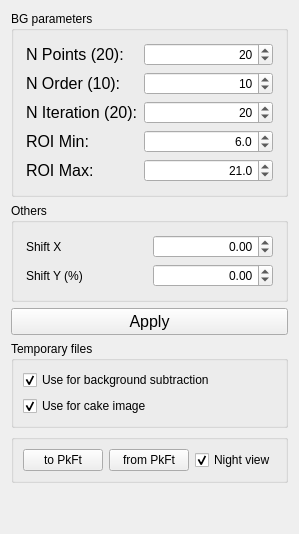
      <widget class="QWidget" name="tabDiffPattern">
       <attribute name="title">
        <string>Processing</string>
       </attribute>
       <layout class="QVBoxLayout" name="verticalLayout_10">
        <item>
         <widget class="QGroupBox" name="groupBox_5">
          <property name="sizePolicy">
           <sizepolicy hsizetype="Expanding" vsizetype="Fixed">
            <horstretch>0</horstretch>
            <verstretch>0</verstretch>
           </sizepolicy>
          </property>
          <property name="title">
           <string>BG parameters</string>
          </property>
          <property name="flat">
           <bool>true</bool>
          </property>
          <layout class="QGridLayout" name="gridLayout_5">
           <property name="leftMargin">
            <number>12</number>
           </property>
           <property name="topMargin">
            <number>12</number>
           </property>
           <property name="rightMargin">
            <number>12</number>
           </property>
           <property name="bottomMargin">
            <number>12</number>
           </property>
           <item row="3" column="1">
            <widget class="QDoubleSpinBox" name="doubleSpinBox_Background_ROI_min">
             <property name="sizePolicy">
              <sizepolicy hsizetype="Minimum" vsizetype="Fixed">
               <horstretch>0</horstretch>
               <verstretch>0</verstretch>
              </sizepolicy>
             </property>
             <property name="focusPolicy">
              <enum>Qt::StrongFocus</enum>
             </property>
             <property name="alignment">
              <set>Qt::AlignRight|Qt::AlignTrailing|Qt::AlignVCenter</set>
             </property>
             <property name="decimals">
              <number>1</number>
             </property>
             <property name="maximum">
              <double>10000.000000000000000</double>
             </property>
             <property name="singleStep">
              <double>0.100000000000000</double>
             </property>
             <property name="value">
              <double>6.000000000000000</double>
             </property>
            </widget>
           </item>
           <item row="3" column="0">
            <widget class="QLabel" name="label_2">
             <property name="sizePolicy">
              <sizepolicy hsizetype="Fixed" vsizetype="Preferred">
               <horstretch>0</horstretch>
               <verstretch>0</verstretch>
              </sizepolicy>
             </property>
             <property name="minimumSize">
              <size>
               <width>10</width>
               <height>0</height>
              </size>
             </property>
             <property name="font">
              <font>
               <family>Helvetica</family>
               <pointsize>12</pointsize>
               <weight>50</weight>
               <italic>false</italic>
               <bold>false</bold>
              </font>
             </property>
             <property name="text">
              <string>ROI Min:</string>
             </property>
            </widget>
           </item>
           <item row="1" column="0">
            <widget class="QLabel" name="label_6">
             <property name="sizePolicy">
              <sizepolicy hsizetype="Fixed" vsizetype="Preferred">
               <horstretch>0</horstretch>
               <verstretch>0</verstretch>
              </sizepolicy>
             </property>
             <property name="font">
              <font>
               <family>Helvetica</family>
               <pointsize>12</pointsize>
               <weight>50</weight>
               <italic>false</italic>
               <bold>false</bold>
              </font>
             </property>
             <property name="text">
              <string>N Order (10):</string>
             </property>
             <property name="buddy">
              <cstring>spinBox_BGParam2</cstring>
             </property>
            </widget>
           </item>
           <item row="0" column="1">
            <widget class="QSpinBox" name="spinBox_BGParam0">
             <property name="sizePolicy">
              <sizepolicy hsizetype="Preferred" vsizetype="Fixed">
               <horstretch>0</horstretch>
               <verstretch>0</verstretch>
              </sizepolicy>
             </property>
             <property name="minimumSize">
              <size>
               <width>70</width>
               <height>0</height>
              </size>
             </property>
             <property name="focusPolicy">
              <enum>Qt::StrongFocus</enum>
             </property>
             <property name="alignment">
              <set>Qt::AlignRight|Qt::AlignTrailing|Qt::AlignVCenter</set>
             </property>
             <property name="value">
              <number>20</number>
             </property>
            </widget>
           </item>
           <item row="2" column="1">
            <widget class="QSpinBox" name="spinBox_BGParam2">
             <property name="sizePolicy">
              <sizepolicy hsizetype="Preferred" vsizetype="Fixed">
               <horstretch>0</horstretch>
               <verstretch>0</verstretch>
              </sizepolicy>
             </property>
             <property name="minimumSize">
              <size>
               <width>70</width>
               <height>0</height>
              </size>
             </property>
             <property name="focusPolicy">
              <enum>Qt::StrongFocus</enum>
             </property>
             <property name="alignment">
              <set>Qt::AlignRight|Qt::AlignTrailing|Qt::AlignVCenter</set>
             </property>
             <property name="value">
              <number>20</number>
             </property>
            </widget>
           </item>
           <item row="2" column="0">
            <widget class="QLabel" name="label_5">
             <property name="sizePolicy">
              <sizepolicy hsizetype="Fixed" vsizetype="Preferred">
               <horstretch>0</horstretch>
               <verstretch>0</verstretch>
              </sizepolicy>
             </property>
             <property name="font">
              <font>
               <family>Helvetica</family>
               <pointsize>12</pointsize>
               <weight>50</weight>
               <italic>false</italic>
               <bold>false</bold>
              </font>
             </property>
             <property name="text">
              <string>N Iteration (20):</string>
             </property>
             <property name="buddy">
              <cstring>spinBox_BGParam1</cstring>
             </property>
            </widget>
           </item>
           <item row="1" column="1">
            <widget class="QSpinBox" name="spinBox_BGParam1">
             <property name="sizePolicy">
              <sizepolicy hsizetype="Preferred" vsizetype="Fixed">
               <horstretch>0</horstretch>
               <verstretch>0</verstretch>
              </sizepolicy>
             </property>
             <property name="minimumSize">
              <size>
               <width>70</width>
               <height>0</height>
              </size>
             </property>
             <property name="focusPolicy">
              <enum>Qt::StrongFocus</enum>
             </property>
             <property name="alignment">
              <set>Qt::AlignRight|Qt::AlignTrailing|Qt::AlignVCenter</set>
             </property>
             <property name="value">
              <number>10</number>
             </property>
            </widget>
           </item>
           <item row="0" column="0">
            <widget class="QLabel" name="label_4">
             <property name="sizePolicy">
              <sizepolicy hsizetype="Fixed" vsizetype="Preferred">
               <horstretch>0</horstretch>
               <verstretch>0</verstretch>
              </sizepolicy>
             </property>
             <property name="font">
              <font>
               <family>Helvetica</family>
               <pointsize>12</pointsize>
               <weight>50</weight>
               <italic>false</italic>
               <bold>false</bold>
              </font>
             </property>
             <property name="text">
              <string>N Points (20):</string>
             </property>
             <property name="buddy">
              <cstring>spinBox_BGParam0</cstring>
             </property>
            </widget>
           </item>
           <item row="4" column="0">
            <widget class="QLabel" name="label">
             <property name="font">
              <font>
               <family>Helvetica</family>
               <pointsize>12</pointsize>
               <weight>50</weight>
               <italic>false</italic>
               <bold>false</bold>
              </font>
             </property>
             <property name="text">
              <string>ROI Max:</string>
             </property>
            </widget>
           </item>
           <item row="4" column="1">
            <widget class="QDoubleSpinBox" name="doubleSpinBox_Background_ROI_max">
             <property name="sizePolicy">
              <sizepolicy hsizetype="Minimum" vsizetype="Fixed">
               <horstretch>0</horstretch>
               <verstretch>0</verstretch>
              </sizepolicy>
             </property>
             <property name="focusPolicy">
              <enum>Qt::StrongFocus</enum>
             </property>
             <property name="alignment">
              <set>Qt::AlignRight|Qt::AlignTrailing|Qt::AlignVCenter</set>
             </property>
             <property name="decimals">
              <number>1</number>
             </property>
             <property name="maximum">
              <double>10000.000000000000000</double>
             </property>
             <property name="singleStep">
              <double>0.100000000000000</double>
             </property>
             <property name="value">
              <double>21.000000000000000</double>
             </property>
            </widget>
           </item>
          </layout>
         </widget>
        </item>
        <item>
         <widget class="QGroupBox" name="groupBox_13">
          <property name="sizePolicy">
           <sizepolicy hsizetype="Preferred" vsizetype="Fixed">
            <horstretch>0</horstretch>
            <verstretch>0</verstretch>
           </sizepolicy>
          </property>
          <property name="title">
           <string>Others</string>
          </property>
          <property name="flat">
           <bool>true</bool>
          </property>
          <layout class="QGridLayout" name="gridLayout_8">
           <property name="leftMargin">
            <number>12</number>
           </property>
           <property name="topMargin">
            <number>12</number>
           </property>
           <property name="rightMargin">
            <number>12</number>
           </property>
           <property name="bottomMargin">
            <number>12</number>
           </property>
           <item row="0" column="0">
            <widget class="QLabel" name="label_3">
             <property name="text">
              <string>Shift X</string>
             </property>
            </widget>
           </item>
           <item row="1" column="0">
            <widget class="QLabel" name="label_7">
             <property name="text">
              <string>Shift Y (%)</string>
             </property>
            </widget>
           </item>
           <item row="0" column="1">
            <widget class="QDoubleSpinBox" name="doubleSpinBox_ShiftX">
             <property name="focusPolicy">
              <enum>Qt::StrongFocus</enum>
             </property>
             <property name="alignment">
              <set>Qt::AlignRight|Qt::AlignTrailing|Qt::AlignVCenter</set>
             </property>
             <property name="minimum">
              <double>-99.989999999999995</double>
             </property>
            </widget>
           </item>
           <item row="1" column="1">
            <widget class="QDoubleSpinBox" name="doubleSpinBox_ShiftY">
             <property name="focusPolicy">
              <enum>Qt::StrongFocus</enum>
             </property>
             <property name="alignment">
              <set>Qt::AlignRight|Qt::AlignTrailing|Qt::AlignVCenter</set>
             </property>
             <property name="minimum">
              <double>-99.989999999999995</double>
             </property>
             <property name="maximum">
              <double>99.989999999999995</double>
             </property>
            </widget>
           </item>
          </layout>
         </widget>
        </item>
        <item>
         <widget class="QPushButton" name="pushButton_UpdatePlots_tab2">
          <property name="sizePolicy">
           <sizepolicy hsizetype="Preferred" vsizetype="Fixed">
            <horstretch>0</horstretch>
            <verstretch>0</verstretch>
           </sizepolicy>
          </property>
          <property name="font">
           <font>
            <family>Helvetica</family>
            <pointsize>12</pointsize>
            <weight>50</weight>
            <italic>false</italic>
            <bold>false</bold>
           </font>
          </property>
          <property name="text">
           <string>Apply</string>
          </property>
         </widget>
        </item>
        <item>
         <widget class="QGroupBox" name="groupBox_10">
          <property name="sizePolicy">
           <sizepolicy hsizetype="Preferred" vsizetype="Fixed">
            <horstretch>0</horstretch>
            <verstretch>0</verstretch>
           </sizepolicy>
          </property>
          <property name="title">
           <string>Temporary files</string>
          </property>
          <property name="flat">
           <bool>true</bool>
          </property>
          <layout class="QVBoxLayout" name="verticalLayout_12">
           <item>
            <widget class="QCheckBox" name="checkBox_UseTempBGSub">
             <property name="text">
              <string>Use for background subtraction</string>
             </property>
             <property name="checked">
              <bool>true</bool>
             </property>
            </widget>
           </item>
           <item>
            <widget class="QCheckBox" name="checkBox_UseTempCake">
             <property name="text">
              <string>Use for cake image</string>
             </property>
             <property name="checked">
              <bool>true</bool>
             </property>
            </widget>
           </item>
          </layout>
         </widget>
        </item>
        <item>
         <widget class="QGroupBox" name="groupBox_21">
          <property name="title">
           <string/>
          </property>
          <property name="flat">
           <bool>true</bool>
          </property>
          <layout class="QHBoxLayout" name="horizontalLayout">
           <item>
            <widget class="QPushButton" name="pushButton_toPkFt">
             <property name="text">
              <string>to PkFt</string>
             </property>
            </widget>
           </item>
           <item>
            <widget class="QPushButton" name="pushButton_fromPkFt">
             <property name="text">
              <string>from PkFt</string>
             </property>
            </widget>
           </item>
           <item>
            <widget class="QCheckBox" name="checkBox_NightView">
             <property name="text">
              <string>Night view</string>
             </property>
             <property name="checked">
              <bool>true</bool>
             </property>
            </widget>
           </item>
          </layout>
         </widget>
        </item>
        <item>
         <spacer name="verticalSpacer_2">
          <property name="orientation">
           <enum>Qt::Vertical</enum>
          </property>
          <property name="sizeType">
           <enum>QSizePolicy::Expanding</enum>
          </property>
          <property name="sizeHint" stdset="0">
           <size>
            <width>20</width>
            <height>40</height>
           </size>
          </property>
         </spacer>
        </item>
       </layout>
      </widget>
